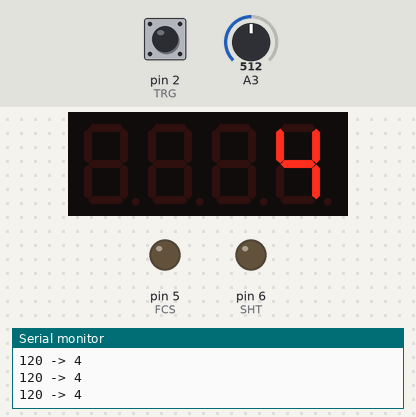
A sketch run on a simulated Arduino Uno, built with avr-gcc and run on an emulated ATmega328P. Parts: 4-digit seven-segment display, output pins drawn as LEDs (lit = HIGH), the last lines printed to the serial monitor. Inputs (shaded band) come from the test bench; at power-on: pin 2 (TRG) HIGH, A3 = 512.

Above: at 1.2 s.
1.3 s: pin 2 (TRG) pulled LOW for 0.25 s
At 1.6 s:
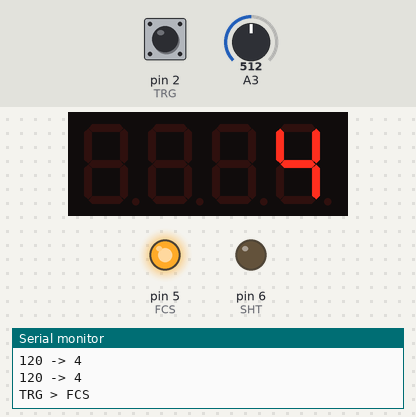
4.5 s: A3 set to 374
At 5.4 s:
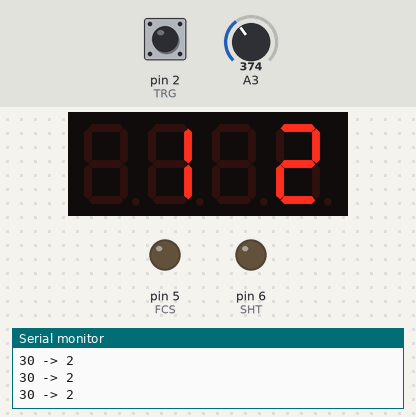
6.1 s: A3 set to 246
At 6.6 s:
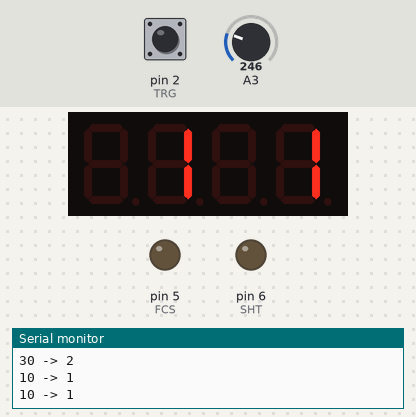
7.8 s: pin 2 (TRG) pulled LOW for 3.2 s
At 11.1 s:
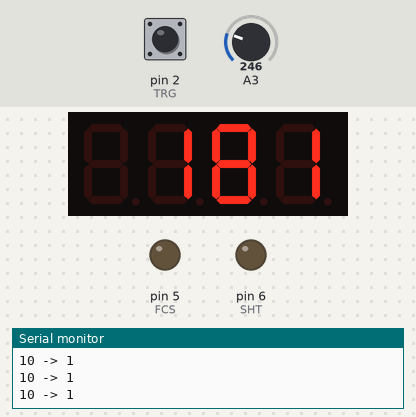
12.5 s: A3 set to 122
At 13.0 s:
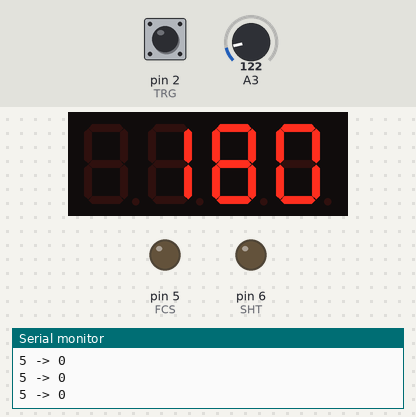
Timing chart, 0 to 15.0 s (numbered marks = the images above; inputs shaded):
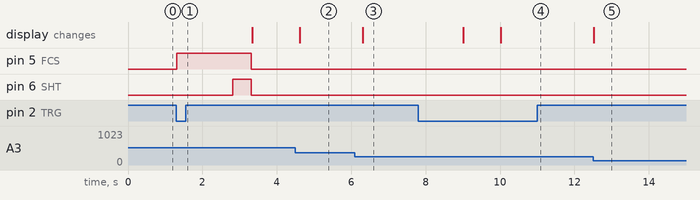

Measured:
- after the input at 1.3 s, pin 5 (FCS): LOW → HIGH at once, → LOW 2.0 s later; pin 6 (SHT): LOW → HIGH after 1.5 s, → LOW 0.50 s later
- after the input at 4.5 s, the display: changes after 0.11 s (image 2)
- after the input at 6.1 s, the display: changes after 0.21 s (image 3)
- after the input at 7.8 s, the display: first changes after 1.2 s (image 4 shows a later state)
- after the input at 12.5 s, the display: changes at once (image 5)

The sketch:

trigger.ino
```cpp
#include <Arduino.h>
#include <TM1637Display.h>

// segment display pins
#define CLK 3
#define DIO 4

// The amount of time (in milliseconds) between tests
#define TEST_DELAY   1000

#define SHT 6
#define FCS 5
#define TRG 2

TM1637Display display(CLK, DIO);
uint8_t data[] = { 0x00, 0x00, 0x00, 0x00 };

int mode = 0;
int pot = 0;
int takes = 0;

void readPot(){
    // function that evaluates current setting based on potentiometer
    pot = analogRead(A3);
    if((pot >= 0) && (pot < 128))           {mode = 0; pot = 5;}    // 5sec
    else if((pot >= 128) && (pot < 256))    {mode = 1; pot = 10;}   // 10sec
    else if((pot >= 256) && (pot < 384))    {mode = 2; pot = 30;}   // 30sec
    else if((pot >= 384) && (pot < 512))    {mode = 3; pot = 60;}   // 1min
    else if((pot >= 512) && (pot < 640))    {mode = 4; pot = 120;}  // 2min
    else if((pot >= 640) && (pot < 768))    {mode = 5; pot = 180;}  // 3min
    else if((pot >= 768) && (pot < 896))    {mode = 6; pot = 240;}  // 4min
    else                                    {mode = 7; pot = 300;}  // 5min

    Serial.print(pot);  Serial.print(" -> ");    Serial.println(mode);
    // show selected mode as #4 numebr on the display
    display.showNumberDec(mode, false, 1, 3);
}

void checkSwitch(){
  // if the Trigger switch is off
  // wait and keep an eye on the mode setting
  while(digitalRead(TRG) == HIGH) {
      readPot();
      delay(200);
    }
  }

void setup() {
  Serial.begin(9600);
  while (! Serial);

  pinMode(TRG, INPUT_PULLUP);

  pinMode(SHT, OUTPUT);
  pinMode(FCS, OUTPUT);

  digitalWrite(SHT, LOW);
  digitalWrite(FCS, LOW);

  display.setSegments(data);    // clear display
  display.setBrightness(0x0b);  // set display brightness

  // get potentiometer position before first loop
  readPot();
}

void loop() {

  checkSwitch();

  if (digitalRead(TRG) == LOW)
  {
    Serial.print("TRG ");
    digitalWrite(FCS, HIGH);
    Serial.print("> FCS ");
    delay(1500);

    digitalWrite(SHT, HIGH);
    Serial.println("> SHT");
    delay(500);
    digitalWrite(SHT, LOW);
    digitalWrite(FCS, LOW);

    takes++;
    // first two digits of the display shows number of takes (0-99)
    display.showNumberDec(takes, false, 2, 0);
  }

  // countdown till next photo
  for( int i = 0; i <= pot; i++ ){
    checkSwitch();
    if((pot-i) < 10 && (pot-i) >= 0){  // prevents negative values on display
        if(pot-i == 0){
          data[2] = 0x00;
          display.setSegments(data);
          display.showNumberDec(takes, false, 2, 0);
          display.showNumberDec(mode, false, 1, 3);
        }
        else display.showNumberDec(pot-i, false, 1, 2);
      }
    delay(TEST_DELAY);
  }
}
```
